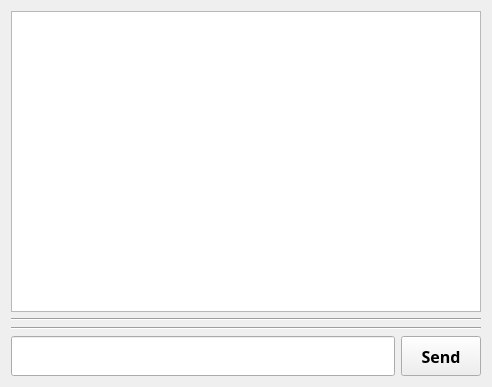
<?xml version="1.0" encoding="UTF-8"?>
<ui version="4.0">
 <class>ChatWindow</class>
 <widget class="QWidget" name="ChatWindow">
  <property name="geometry">
   <rect>
    <x>0</x>
    <y>0</y>
    <width>492</width>
    <height>387</height>
   </rect>
  </property>
  <property name="windowTitle">
   <string>ChatWindow</string>
  </property>
  <layout class="QVBoxLayout" name="verticalLayout">
   <item>
    <widget class="QListWidget" name="messagesListWidget">
     <property name="font">
      <font>
       <family>Nunito</family>
       <pointsize>12</pointsize>
      </font>
     </property>
    </widget>
   </item>
   <item>
    <widget class="Line" name="line">
     <property name="orientation">
      <enum>Qt::Horizontal</enum>
     </property>
    </widget>
   </item>
   <item>
    <widget class="Line" name="line_2">
     <property name="orientation">
      <enum>Qt::Horizontal</enum>
     </property>
    </widget>
   </item>
   <item>
    <layout class="QHBoxLayout" name="horizontalLayout">
     <item>
      <widget class="QLineEdit" name="insertMessageLineEdit">
       <property name="minimumSize">
        <size>
         <width>0</width>
         <height>40</height>
        </size>
       </property>
       <property name="font">
        <font>
         <family>Nunito</family>
         <pointsize>12</pointsize>
        </font>
       </property>
      </widget>
     </item>
     <item>
      <widget class="QPushButton" name="pushButton">
       <property name="minimumSize">
        <size>
         <width>0</width>
         <height>40</height>
        </size>
       </property>
       <property name="font">
        <font>
         <family>Nunito</family>
         <pointsize>12</pointsize>
         <bold>true</bold>
        </font>
       </property>
       <property name="text">
        <string>Send</string>
       </property>
      </widget>
     </item>
    </layout>
   </item>
  </layout>
 </widget>
 <layoutdefault spacing="6" margin="11"/>
 <resources/>
 <connections/>
</ui>
